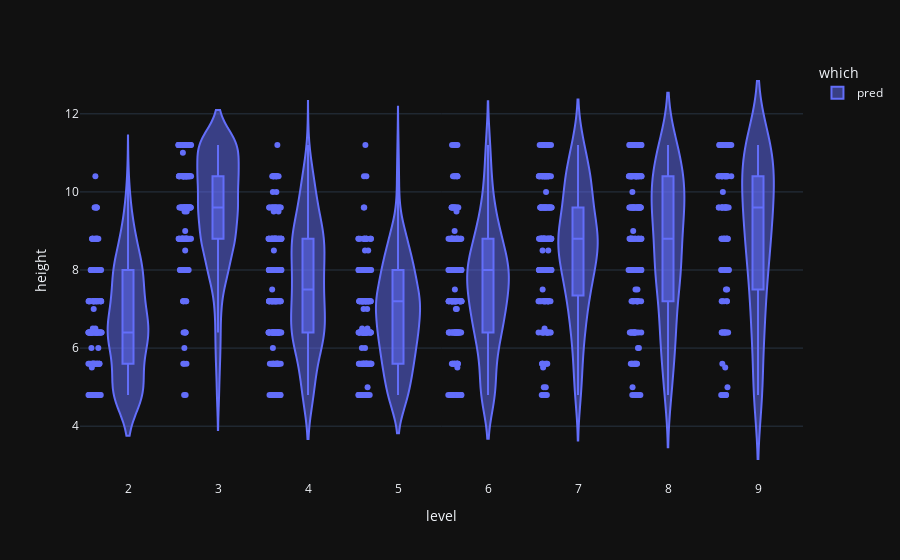

Here is the notebook cell this chart was saved with:
### Code cell
fig = px.violin(clean, y="height", x="level", color="which", box=True, points="all",
          hover_data=["sub_name","which"])
fig.show()

### Figure 1 — Plotly figure (JSON) as saved in the notebook; plotly's stock layout.template omitted (floating-point values rounded to 4 significant figures; data arrays with more than 128 entries replaced by an {"elided": "..."} marker saying what was removed)
{"data": [{"alignmentgroup": "True", "box": {"visible": true}, "customdata": {"elided": "2177x2 str values"}, "hovertemplate": "which=%{customdata[1]}<br>level=%{x}<br>height=%{y}<br>sub_name=%{customdata[0]}<extra></extra>", "legendgroup": "pred", "marker": {"color": "#636efa"}, "name": "pred", "offsetgroup": "pred", "orientation": "v", "points": "all", "scalegroup": "True", "showlegend": true, "x": {"elided": "2177 int values"}, "x0": " ", "xaxis": "x", "y": {"elided": "2177 float values"}, "y0": " ", "yaxis": "y", "type": "violin"}], "layout": {"xaxis": {"anchor": "y", "domain": [0.0, 1.0], "title": {"text": "level"}}, "yaxis": {"anchor": "x", "domain": [0.0, 1.0], "title": {"text": "height"}}, "legend": {"title": {"text": "which"}, "tracegroupgap": 0}, "margin": {"t": 60}, "violinmode": "group"}}
